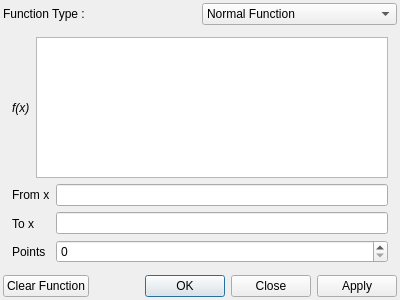
<?xml version="1.0" encoding="UTF-8"?>
<ui version="4.0">
 <class>Function2DDialog</class>
 <widget class="QDialog" name="Function2DDialog">
  <property name="geometry">
   <rect>
    <x>0</x>
    <y>0</y>
    <width>400</width>
    <height>300</height>
   </rect>
  </property>
  <property name="windowTitle">
   <string>Add Function Curve</string>
  </property>
  <layout class="QVBoxLayout" name="verticalLayout">
   <property name="spacing">
    <number>3</number>
   </property>
   <property name="leftMargin">
    <number>3</number>
   </property>
   <property name="topMargin">
    <number>3</number>
   </property>
   <property name="rightMargin">
    <number>3</number>
   </property>
   <property name="bottomMargin">
    <number>3</number>
   </property>
   <item>
    <layout class="QHBoxLayout" name="horizontalLayout_2">
     <item>
      <widget class="QLabel" name="functionLabel">
       <property name="text">
        <string>Function Type :</string>
       </property>
      </widget>
     </item>
     <item>
      <widget class="QComboBox" name="functionComboBox">
       <item>
        <property name="text">
         <string>Normal Function</string>
        </property>
       </item>
       <item>
        <property name="text">
         <string>Parametric Function</string>
        </property>
       </item>
       <item>
        <property name="text">
         <string>Polar Function</string>
        </property>
       </item>
      </widget>
     </item>
    </layout>
   </item>
   <item>
    <widget class="QStackedWidget" name="functionStackedWidget">
     <property name="currentIndex">
      <number>0</number>
     </property>
     <widget class="QWidget" name="function_normal">
      <layout class="QVBoxLayout" name="verticalLayout_4">
       <item>
        <layout class="QHBoxLayout" name="horizontalLayout_3">
         <item>
          <widget class="QLabel" name="normfofxLabel">
           <property name="font">
            <font>
             <italic>true</italic>
            </font>
           </property>
           <property name="text">
            <string>f(x)</string>
           </property>
          </widget>
         </item>
         <item>
          <widget class="QTextEdit" name="normfofxTextEdit"/>
         </item>
        </layout>
       </item>
       <item>
        <layout class="QHBoxLayout" name="horizontalLayout_4">
         <item>
          <layout class="QVBoxLayout" name="verticalLayout_2">
           <item>
            <widget class="QLabel" name="normfromxLabel">
             <property name="text">
              <string>From x</string>
             </property>
            </widget>
           </item>
           <item>
            <widget class="QLabel" name="normtoxLabel">
             <property name="text">
              <string>To x</string>
             </property>
            </widget>
           </item>
           <item>
            <widget class="QLabel" name="normpointsLabel">
             <property name="text">
              <string>Points</string>
             </property>
            </widget>
           </item>
          </layout>
         </item>
         <item>
          <layout class="QVBoxLayout" name="verticalLayout_3">
           <item>
            <widget class="QLineEdit" name="normfromxLineEdit"/>
           </item>
           <item>
            <widget class="QLineEdit" name="normtoxLineEdit"/>
           </item>
           <item>
            <widget class="QSpinBox" name="normpointsSpinBox"/>
           </item>
          </layout>
         </item>
        </layout>
       </item>
      </layout>
     </widget>
     <widget class="QWidget" name="function_parametric">
      <layout class="QVBoxLayout" name="verticalLayout_7">
       <item>
        <layout class="QHBoxLayout" name="horizontalLayout_5">
         <item>
          <layout class="QVBoxLayout" name="verticalLayout_5">
           <item>
            <widget class="QLabel" name="paramparameterLabel">
             <property name="text">
              <string>Parameter</string>
             </property>
            </widget>
           </item>
           <item>
            <widget class="QLabel" name="paramfromLabel">
             <property name="text">
              <string>From</string>
             </property>
            </widget>
           </item>
           <item>
            <widget class="QLabel" name="paramtoLabel">
             <property name="text">
              <string>To</string>
             </property>
            </widget>
           </item>
           <item>
            <widget class="QLabel" name="paramxLabel">
             <property name="text">
              <string>X =</string>
             </property>
            </widget>
           </item>
           <item>
            <widget class="QLabel" name="paramyLabel">
             <property name="text">
              <string>Y =</string>
             </property>
            </widget>
           </item>
           <item>
            <widget class="QLabel" name="parampointsLabel">
             <property name="text">
              <string>Points</string>
             </property>
            </widget>
           </item>
          </layout>
         </item>
         <item>
          <layout class="QVBoxLayout" name="verticalLayout_6">
           <item>
            <widget class="QLineEdit" name="paramparameterLineEdit"/>
           </item>
           <item>
            <widget class="QLineEdit" name="paramfromLineEdit"/>
           </item>
           <item>
            <widget class="QLineEdit" name="paramtoLineEdit"/>
           </item>
           <item>
            <widget class="QLineEdit" name="paramxLineEdit"/>
           </item>
           <item>
            <widget class="QLineEdit" name="paramyLineEdit"/>
           </item>
           <item>
            <widget class="QSpinBox" name="parampointsSpinBox"/>
           </item>
          </layout>
         </item>
        </layout>
       </item>
      </layout>
     </widget>
     <widget class="QWidget" name="function_polar">
      <layout class="QVBoxLayout" name="verticalLayout_10">
       <item>
        <layout class="QHBoxLayout" name="horizontalLayout_6">
         <item>
          <layout class="QVBoxLayout" name="verticalLayout_8">
           <item>
            <widget class="QLabel" name="polarparameterLabel">
             <property name="text">
              <string>Parameter</string>
             </property>
            </widget>
           </item>
           <item>
            <widget class="QLabel" name="polarfromLabel">
             <property name="text">
              <string>From</string>
             </property>
            </widget>
           </item>
           <item>
            <widget class="QLabel" name="polartoLabel">
             <property name="text">
              <string>To</string>
             </property>
            </widget>
           </item>
           <item>
            <widget class="QLabel" name="polarxLabel">
             <property name="text">
              <string>R =</string>
             </property>
            </widget>
           </item>
           <item>
            <widget class="QLabel" name="polaryLabel">
             <property name="text">
              <string>Theta =</string>
             </property>
            </widget>
           </item>
           <item>
            <widget class="QLabel" name="polarpointsLabel">
             <property name="text">
              <string>Points</string>
             </property>
            </widget>
           </item>
          </layout>
         </item>
         <item>
          <layout class="QVBoxLayout" name="verticalLayout_9">
           <item>
            <widget class="QLineEdit" name="polarparameterLineEdit"/>
           </item>
           <item>
            <widget class="QLineEdit" name="polarfromLineEdit"/>
           </item>
           <item>
            <widget class="QLineEdit" name="polartoLineEdit"/>
           </item>
           <item>
            <widget class="QLineEdit" name="polarxLineEdit"/>
           </item>
           <item>
            <widget class="QLineEdit" name="polaryLineEdit"/>
           </item>
           <item>
            <widget class="QSpinBox" name="polarpointsSpinBox"/>
           </item>
          </layout>
         </item>
        </layout>
       </item>
      </layout>
     </widget>
    </widget>
   </item>
   <item>
    <layout class="QHBoxLayout" name="horizontalLayout">
     <item>
      <widget class="QPushButton" name="clearfunction_pushButton">
       <property name="text">
        <string>Clear Function</string>
       </property>
      </widget>
     </item>
     <item>
      <spacer name="horizontalSpacer">
       <property name="orientation">
        <enum>Qt::Horizontal</enum>
       </property>
       <property name="sizeHint" stdset="0">
        <size>
         <width>40</width>
         <height>20</height>
        </size>
       </property>
      </spacer>
     </item>
     <item>
      <widget class="QDialogButtonBox" name="dialogButtonBox">
       <property name="orientation">
        <enum>Qt::Horizontal</enum>
       </property>
       <property name="standardButtons">
        <set>QDialogButtonBox::Apply|QDialogButtonBox::Close|QDialogButtonBox::Ok</set>
       </property>
      </widget>
     </item>
    </layout>
   </item>
  </layout>
 </widget>
 <resources/>
 <connections>
  <connection>
   <sender>dialogButtonBox</sender>
   <signal>accepted()</signal>
   <receiver>Function2DDialog</receiver>
   <slot>accept()</slot>
   <hints>
    <hint type="sourcelabel">
     <x>248</x>
     <y>254</y>
    </hint>
    <hint type="destinationlabel">
     <x>157</x>
     <y>274</y>
    </hint>
   </hints>
  </connection>
  <connection>
   <sender>dialogButtonBox</sender>
   <signal>rejected()</signal>
   <receiver>Function2DDialog</receiver>
   <slot>reject()</slot>
   <hints>
    <hint type="sourcelabel">
     <x>316</x>
     <y>260</y>
    </hint>
    <hint type="destinationlabel">
     <x>286</x>
     <y>274</y>
    </hint>
   </hints>
  </connection>
 </connections>
</ui>
